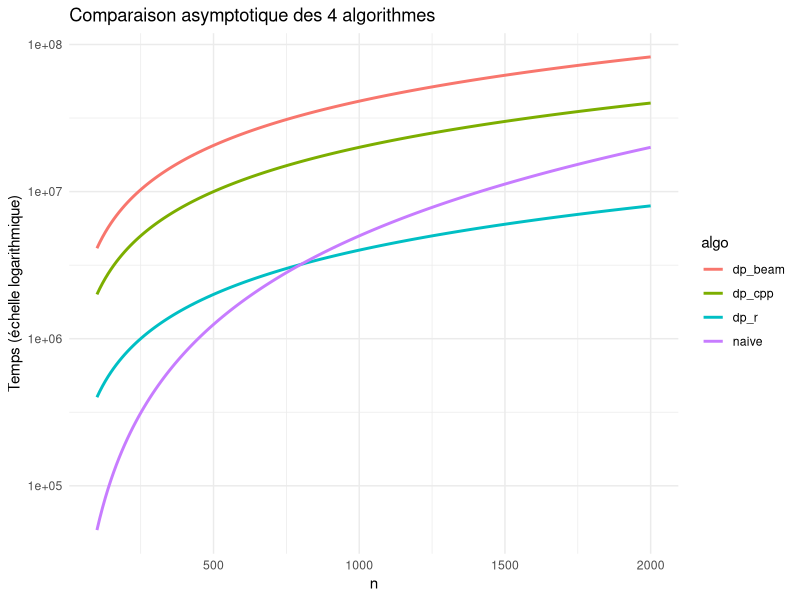

This figure's R source:
## ---- chunk 1
knitr::opts_chunk$set(echo = TRUE)
## ---- chunk 2
library(ggplot2)
library(dplyr)
library(tidyr)

n <- seq(100, 2000, length.out = 200)
G <- 5
k <- 20
S <- 200
M <- (3+1)^G

df <- data.frame(
  n = n,
  naive = n^2 * G,
  dp_r = n * k * S,
  dp_cpp = n * k * S * G,
  dp_beam = n * k * S * (G + log(S))
)

df_long <- df %>%
  pivot_longer(-n, names_to="algo", values_to="T")

ggplot(df_long, aes(n, T, color=algo)) +
  geom_line(size=1) +
  scale_y_log10() +
  theme_minimal() +
  labs(
    title="Comparaison asymptotique des 4 algorithmes",
    y="Temps (échelle logarithmique)",
    x="n"
  )
## ---- chunk 3

